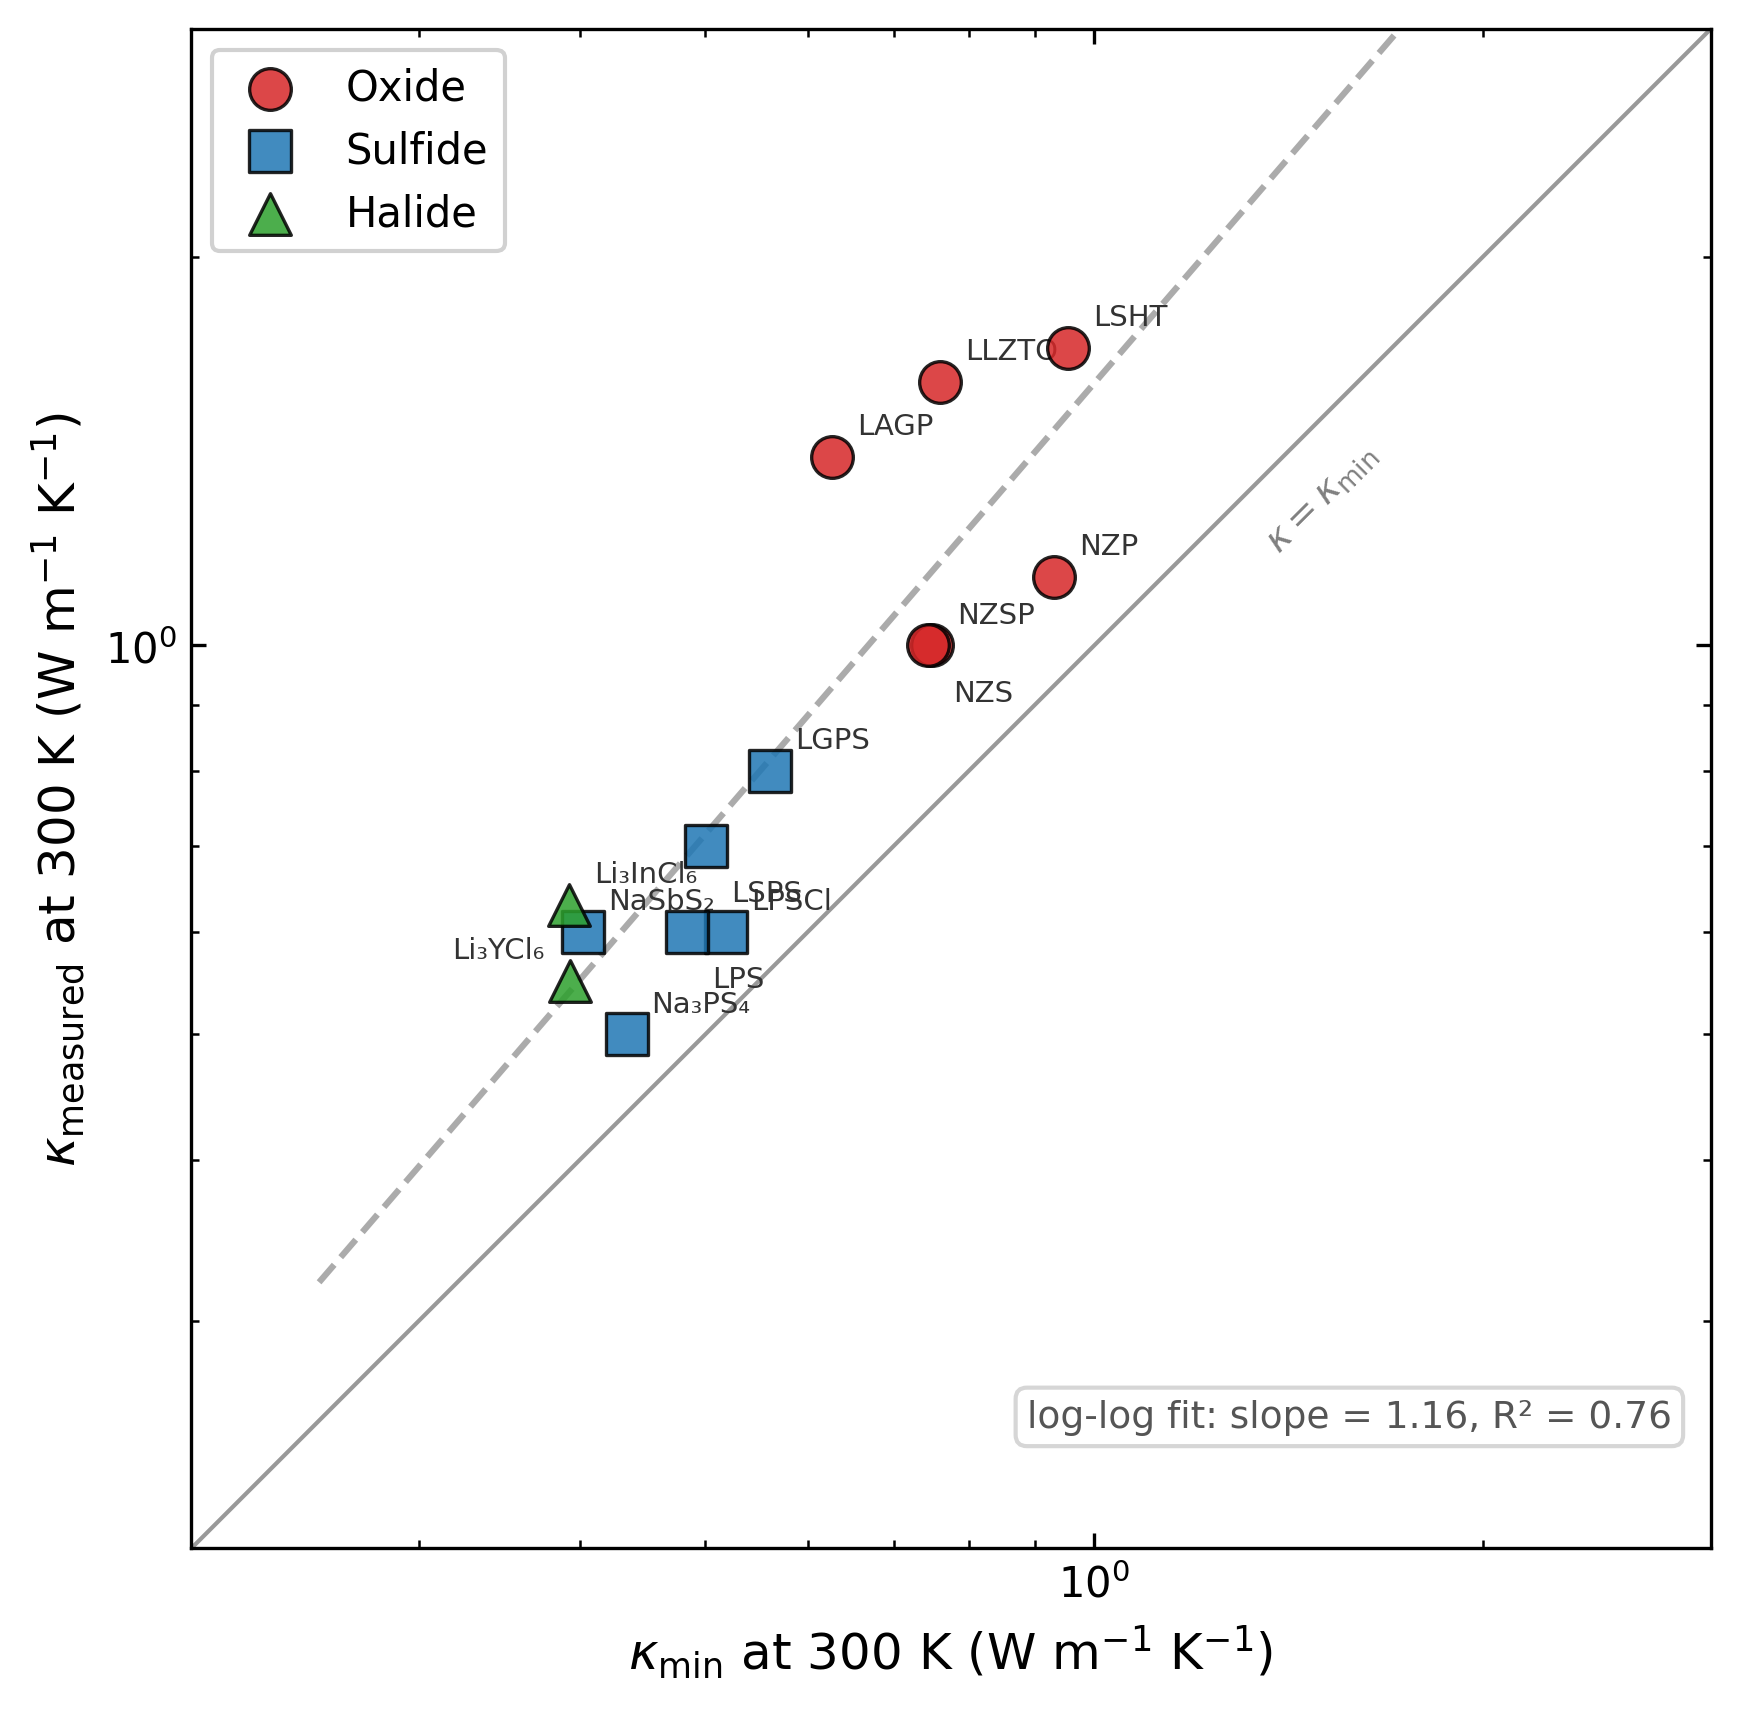

Write Python code to recreate this figure.
#!/usr/bin/env python3
"""
κ_min vs κ_measured at 300 K — scatter plot with linear fit.

Recreates Figure 6 from Cheng et al., Small 17, 2101693 (2021),
extended with additional oxide/sulfide/halide solid electrolyte data.

κ_measured values are from the authoritative paper table (ver7_AIP_APR.tex)
to ensure figure-table consistency for peer review.
"""

import sys
from pathlib import Path

import numpy as np

sys.path.insert(0, str(Path(__file__).parent.parent / 'src'))

import matplotlib
matplotlib.use('Agg')
import matplotlib.pyplot as plt
from scipy import stats

from MatSciKit_COSMOTIM.thermal_conductivity import cahill
from MatSciKit_COSMOTIM.structure.material import estimate_debye_temperature, estimate_n_density


def kmin_300K(density, avg_mass, v_avg, theta_D=None, V=None, N=None):
    """Compute Cahill κ_min at 300 K."""
    if V is not None:
        n = N / V
        theta = theta_D if theta_D else estimate_debye_temperature(v_avg, n)
    else:
        n = estimate_n_density(density, avg_mass)
        theta = theta_D if theta_D else estimate_debye_temperature(v_avg, n)
    return cahill.minimum_tc(300.0, n, theta, v_avg)


# ═══════════════════════════════════════════════════════════════════════
# Material database — authoritative κ_measured values from paper table
# (ver7_AIP_APR.tex, Table I)
# ═══════════════════════════════════════════════════════════════════════

materials = []

def add(name, cat, kappa_meas, ref, density, avg_mass, v_avg,
        theta_D=None, **kw):
    km = kmin_300K(density, avg_mass, v_avg, theta_D, **kw)
    materials.append({
        'name': name, 'category': cat, 'kappa_meas': kappa_meas,
        'kappa_min': km, 'ref': ref,
    })


# ─── Oxides ─────────────────────────────────────────────────────────────

# LAGP — Rohde 2020
add('LAGP', 'oxide', 1.4, 'Rohde 2020',
    density=3090, avg_mass=28.95, v_avg=2430)

# NZP — Böger 2023
add('NZP', 'oxide', 1.13, 'Böger 2023',
    density=3800, avg_mass=24.46, v_avg=2900)

# NZSP — Wang 2025
add('NZSP', 'oxide', 1.0, 'Wang 2025',
    density=3400, avg_mass=28.0, v_avg=2700)

# NZS — Böger 2023
add('NZS', 'oxide', 1.0, 'Böger 2023',
    density=3300, avg_mass=26.0, v_avg=2600)

# LLZTO — Wang 2025 (SC, intrinsic)
add('LLZTO', 'oxide', 1.6, 'Wang 2025',
    density=5100, avg_mass=37.87, v_avg=2550)

# LSHT — Wang 2025 (our PRX Energy paper)
V_lsht = 3.98e-10 ** 3
N_lsht = 3/8 + 7/16 + 1/4 + 3/4 + 3
add('LSHT', 'oxide', 1.7, 'Wang 2025',
    density=None, avg_mass=None, v_avg=3461.3, theta_D=437.14,
    V=V_lsht, N=N_lsht)

# ─── Sulfides ───────────────────────────────────────────────────────────

# LGPS — Böger 2023
add('LGPS', 'sulfide', 0.8, 'Böger 2023',
    density=2900, avg_mass=24.32, v_avg=2000)

# Li₁₀SnP₂S₁₂ — Bron 2013
add('LSPS', 'sulfide', 0.7, 'Bron 2013',
    density=2700, avg_mass=25.0, v_avg=1900)

# LPSCl — Böger 2023
add('LPSCl', 'sulfide', 0.6, 'Böger 2023',
    density=2400, avg_mass=26.05, v_avg=2200)

# 3(Li₂S)-P₂S₅ — Cheng 2021
add('LPS', 'sulfide', 0.6, 'Cheng 2021',
    density=1900, avg_mass=20.0, v_avg=2000)

# Na₃PS₄ — Cheng/Bernges
add('Na₃PS₄', 'sulfide', 0.5, 'Cheng/Bernges',
    density=2500, avg_mass=28.78, v_avg=1900)

# NaSbS₂ — Gunatilleke 2023
add('NaSbS₂', 'sulfide', 0.6, 'Gunatilleke 2023',
    density=4200, avg_mass=38.43, v_avg=1500)

# ─── Halides ────────────────────────────────────────────────────────────

# Li₃InCl₆ — Cheng 2021
add('Li₃InCl₆', 'halide', 0.63, 'Cheng 2021',
    density=2700, avg_mass=33.62, v_avg=1800)

# Li₃YCl₆ — Cheng 2021
add('Li₃YCl₆', 'halide', 0.55, 'Cheng 2021',
    density=2600, avg_mass=32.26, v_avg=1800)


# ═══════════════════════════════════════════════════════════════════════
# Print results table
# ═══════════════════════════════════════════════════════════════════════

print(f"\n{'Material':15s} {'Category':10s} {'Reference':20s} {'κ_min':>8s} {'κ_meas':>8s} {'Ratio':>6s}")
print('-' * 72)
for m in sorted(materials, key=lambda x: x['kappa_meas']/x['kappa_min']):
    ratio = m['kappa_meas'] / m['kappa_min']
    print(f"{m['name']:15s} {m['category']:10s} {m['ref']:20s} "
          f"{m['kappa_min']:8.3f} {m['kappa_meas']:8.2f} {ratio:6.2f}")


# ═══════════════════════════════════════════════════════════════════════
# Plot
# ═══════════════════════════════════════════════════════════════════════

fig, ax = plt.subplots(figsize=(6, 6))

# Diagonal: κ_meas = κ_min
diag = np.linspace(0.1, 10, 100)
ax.plot(diag, diag, 'k-', linewidth=1, alpha=0.4, zorder=1)

# Style by category
cat_style = {
    'oxide':   {'color': '#d62728', 'marker': 'o', 'label': 'Oxide'},
    'sulfide': {'color': '#1f77b4', 'marker': 's', 'label': 'Sulfide'},
    'halide':  {'color': '#2ca02c', 'marker': '^', 'label': 'Halide'},
}

plotted_cats = set()
for m in materials:
    cs = cat_style[m['category']]

    label = cs['label'] if m['category'] not in plotted_cats else None
    plotted_cats.add(m['category'])

    ax.scatter(m['kappa_min'], m['kappa_meas'], zorder=3,
               c=cs['color'], marker=cs['marker'], edgecolors='black',
               s=100, linewidths=0.8, label=label, alpha=0.85)

    # Label positioning
    ha, va, ox, oy = 'left', 'bottom', 6, 4
    # Avoid overlaps
    if m['name'] in ('NZS', 'LPS'):
        va, oy = 'top', -8
    if m['name'] in ('Li₃YCl₆',):
        ha, ox = 'right', -6
    if m['name'] in ('LSPS',):
        va, oy = 'top', -8

    ax.annotate(m['name'], (m['kappa_min'], m['kappa_meas']),
                textcoords="offset points", xytext=(ox, oy),
                fontsize=7, ha=ha, va=va, color='#333')

# Linear fit in log space
log_kmin = np.log10([m['kappa_min'] for m in materials])
log_kmeas = np.log10([m['kappa_meas'] for m in materials])
slope, intercept, r, p, se = stats.linregress(log_kmin, log_kmeas)

x_fit = np.linspace(-0.6, 0.8, 100)
y_fit = slope * x_fit + intercept
ax.plot(10**x_fit, 10**y_fit, '--', color='#888', linewidth=1.5, alpha=0.7, zorder=2)

ax.text(0.55, 0.08,
        f'log-log fit: slope = {slope:.2f}, R² = {r**2:.2f}',
        transform=ax.transAxes, fontsize=9, color='#555',
        bbox=dict(boxstyle='round,pad=0.3', facecolor='white', edgecolor='#ccc', alpha=0.8))

# Formatting
ax.set_xlabel(r'$\kappa_{\min}$ at 300 K (W m$^{-1}$ K$^{-1}$)', fontsize=12)
ax.set_ylabel(r'$\kappa_{\mathrm{measured}}$ at 300 K (W m$^{-1}$ K$^{-1}$)', fontsize=12)
ax.set_xscale('log')
ax.set_yscale('log')
ax.set_xlim(0.2, 3)
ax.set_ylim(0.2, 3)
ax.set_aspect('equal')
ax.tick_params(direction='in', which='both', top=True, right=True)
ax.legend(fontsize=10, loc='upper left', framealpha=0.9, edgecolor='#ccc')

# κ = κ_min annotation
ax.text(1.5, 1.3, r'$\kappa = \kappa_{\min}$',
        fontsize=9, color='gray', rotation=45, ha='center', va='center')

plt.tight_layout()

out = Path(__file__).parent / 'kappa_min_vs_kappa_300K'
fig.savefig(str(out) + '.png', dpi=300, bbox_inches='tight')
print(f"\nSaved to {out}.png")
print(f"Linear fit (log-log): slope={slope:.3f}, R²={r**2:.3f}, p={p:.1e}")
plt.close(fig)
